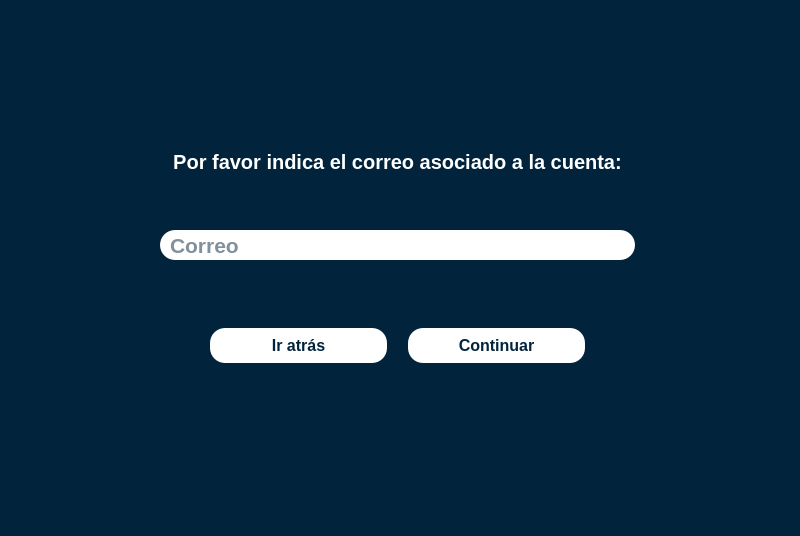
<?xml version="1.0" encoding="UTF-8"?>
<ui version="4.0">
 <class>Window_Codigo</class>
 <widget class="QMainWindow" name="Window_Codigo">
  <property name="geometry">
   <rect>
    <x>0</x>
    <y>0</y>
    <width>800</width>
    <height>536</height>
   </rect>
  </property>
  <property name="minimumSize">
   <size>
    <width>800</width>
    <height>536</height>
   </size>
  </property>
  <property name="maximumSize">
   <size>
    <width>800</width>
    <height>536</height>
   </size>
  </property>
  <property name="windowTitle">
   <string>MainWindow</string>
  </property>
  <widget class="QWidget" name="centralwidget">
   <widget class="QLabel" name="label_fondo">
    <property name="geometry">
     <rect>
      <x>-20</x>
      <y>0</y>
      <width>976</width>
      <height>541</height>
     </rect>
    </property>
    <property name="text">
     <string/>
    </property>
    <property name="pixmap">
     <pixmap resource="../QRC/imagenesInicioSesion.qrc">:/newPrefix/Images/viejito-01.png</pixmap>
    </property>
    <property name="scaledContents">
     <bool>true</bool>
    </property>
   </widget>
   <widget class="QWidget" name="verticalLayoutWidget">
    <property name="geometry">
     <rect>
      <x>160</x>
      <y>0</y>
      <width>475</width>
      <height>552</height>
     </rect>
    </property>
    <layout class="QVBoxLayout" name="verticalLayout">
     <property name="leftMargin">
      <number>0</number>
     </property>
     <property name="topMargin">
      <number>100</number>
     </property>
     <property name="bottomMargin">
      <number>100</number>
     </property>
     <item>
      <widget class="QLabel" name="tituloCodigo">
       <property name="minimumSize">
        <size>
         <width>0</width>
         <height>50</height>
        </size>
       </property>
       <property name="maximumSize">
        <size>
         <width>16777215</width>
         <height>50</height>
        </size>
       </property>
       <property name="font">
        <font>
         <family>MS Shell Dlg 2</family>
         <pointsize>15</pointsize>
         <weight>75</weight>
         <bold>true</bold>
        </font>
       </property>
       <property name="styleSheet">
        <string notr="true">color: #FFFFFF; background-color: transparent;</string>
       </property>
       <property name="text">
        <string>Por favor indica el correo asociado a la cuenta:</string>
       </property>
       <property name="alignment">
        <set>Qt::AlignCenter</set>
       </property>
      </widget>
     </item>
     <item>
      <widget class="QLineEdit" name="textoEmail">
       <property name="maximumSize">
        <size>
         <width>16777215</width>
         <height>30</height>
        </size>
       </property>
       <property name="baseSize">
        <size>
         <width>0</width>
         <height>30</height>
        </size>
       </property>
       <property name="font">
        <font>
         <family>MS Shell Dlg 2</family>
         <pointsize>16</pointsize>
         <weight>75</weight>
         <bold>true</bold>
        </font>
       </property>
       <property name="styleSheet">
        <string notr="true">background-color:#FFFFFF; color:#01233C; border-radius:15px;
padding-left: 8px</string>
       </property>
       <property name="placeholderText">
        <string>Correo</string>
       </property>
      </widget>
     </item>
     <item>
      <layout class="QHBoxLayout" name="horizontalLayout" stretch="0,0">
       <property name="spacing">
        <number>21</number>
       </property>
       <property name="sizeConstraint">
        <enum>QLayout::SetDefaultConstraint</enum>
       </property>
       <property name="leftMargin">
        <number>50</number>
       </property>
       <property name="topMargin">
        <number>25</number>
       </property>
       <property name="rightMargin">
        <number>50</number>
       </property>
       <property name="bottomMargin">
        <number>50</number>
       </property>
       <item>
        <widget class="QPushButton" name="atrasButton">
         <property name="sizePolicy">
          <sizepolicy hsizetype="Preferred" vsizetype="Preferred">
           <horstretch>0</horstretch>
           <verstretch>0</verstretch>
          </sizepolicy>
         </property>
         <property name="maximumSize">
          <size>
           <width>16777215</width>
           <height>35</height>
          </size>
         </property>
         <property name="font">
          <font>
           <pointsize>12</pointsize>
           <weight>75</weight>
           <bold>true</bold>
          </font>
         </property>
         <property name="layoutDirection">
          <enum>Qt::LeftToRight</enum>
         </property>
         <property name="autoFillBackground">
          <bool>false</bool>
         </property>
         <property name="styleSheet">
          <string notr="true">QPushButton{
	background-color:#FFFFFF; 
	color:#01233C; 
	border-radius:15px;
}

QPushButton:hover{
	background-color:#01233C; 
	color:#FFFFFF; 
	border-radius:15px;
}</string>
         </property>
         <property name="text">
          <string>Ir atrás</string>
         </property>
        </widget>
       </item>
       <item>
        <widget class="QPushButton" name="continuarButton">
         <property name="sizePolicy">
          <sizepolicy hsizetype="Preferred" vsizetype="Preferred">
           <horstretch>0</horstretch>
           <verstretch>0</verstretch>
          </sizepolicy>
         </property>
         <property name="minimumSize">
          <size>
           <width>0</width>
           <height>30</height>
          </size>
         </property>
         <property name="maximumSize">
          <size>
           <width>16777215</width>
           <height>35</height>
          </size>
         </property>
         <property name="font">
          <font>
           <pointsize>12</pointsize>
           <weight>75</weight>
           <bold>true</bold>
          </font>
         </property>
         <property name="styleSheet">
          <string notr="true">QPushButton{
	background-color:#FFFFFF; 
	color:#01233C; 
	border-radius:15px;
}

QPushButton:hover{
	background-color:#01233C; 
	color:#FFFFFF; 
	border-radius:15px;
}</string>
         </property>
         <property name="text">
          <string>Continuar</string>
         </property>
        </widget>
       </item>
      </layout>
     </item>
    </layout>
   </widget>
   <widget class="QLabel" name="labelcolorfondo">
    <property name="geometry">
     <rect>
      <x>0</x>
      <y>0</y>
      <width>800</width>
      <height>536</height>
     </rect>
    </property>
    <property name="styleSheet">
     <string notr="true">background-color:#01233C</string>
    </property>
    <property name="text">
     <string/>
    </property>
   </widget>
   <zorder>labelcolorfondo</zorder>
   <zorder>label_fondo</zorder>
   <zorder>verticalLayoutWidget</zorder>
  </widget>
 </widget>
 <resources>
  <include location="../QRC/imagenesInicioSesion.qrc"/>
 </resources>
 <connections/>
</ui>
